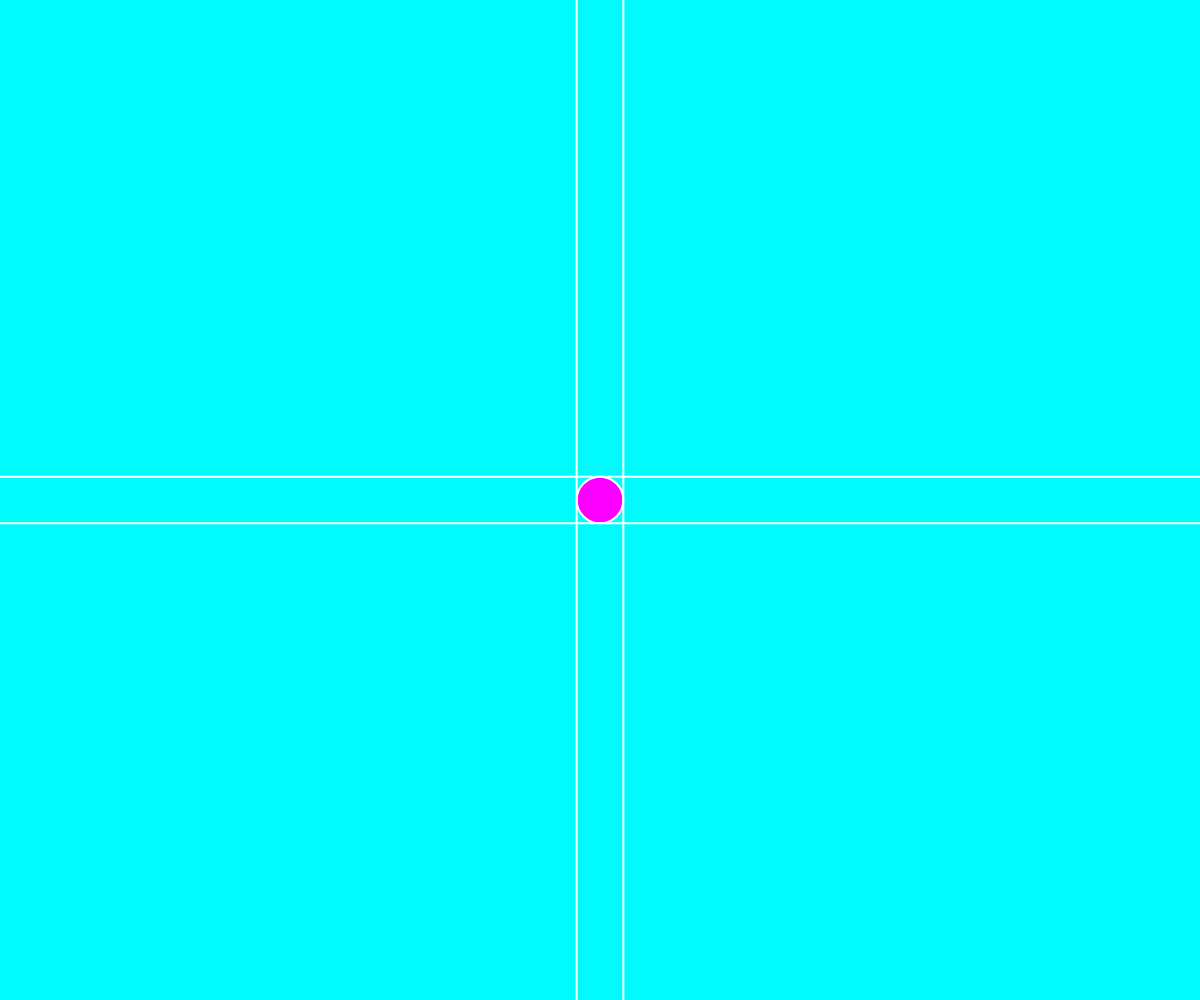
Frame 1 (no input)
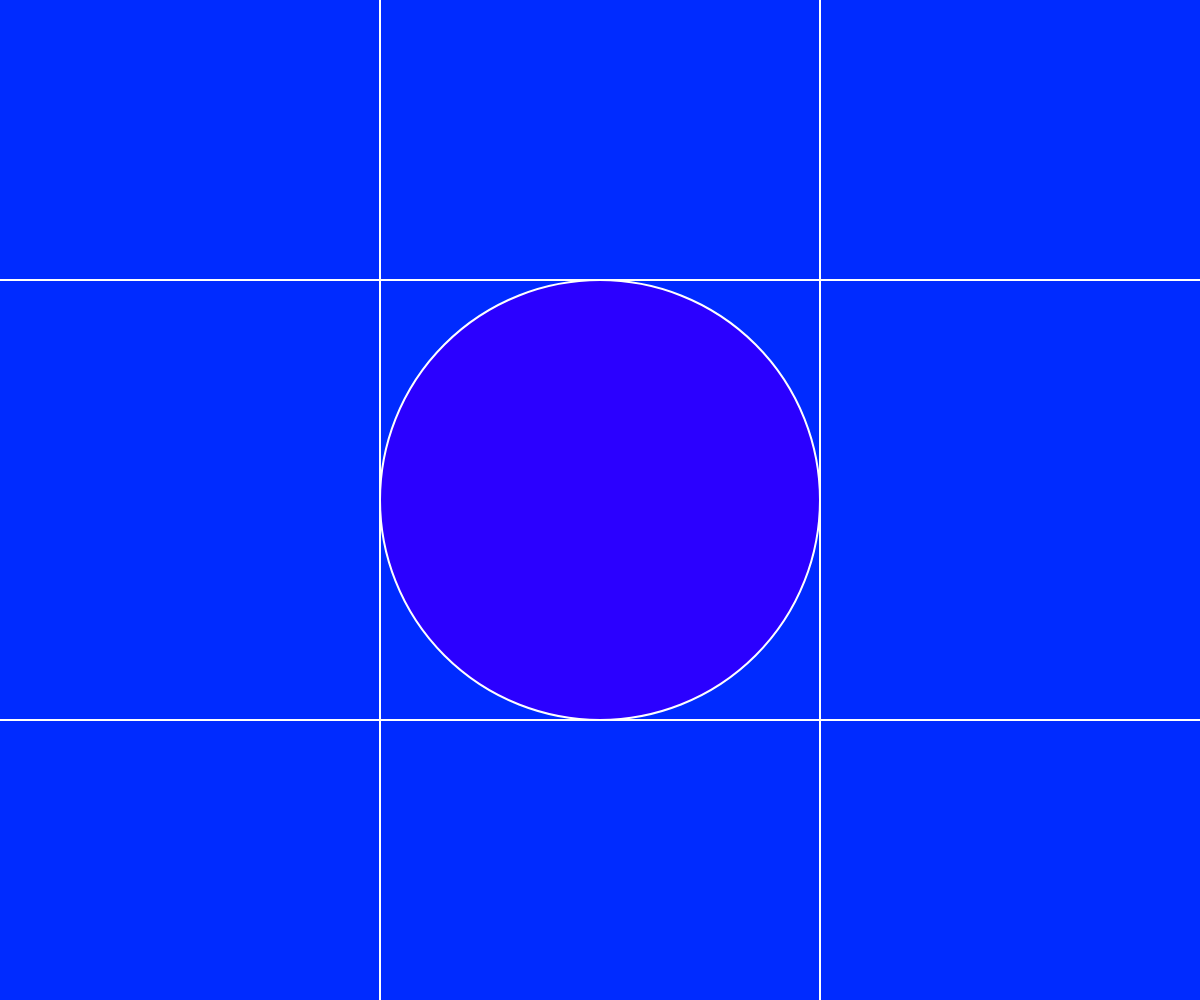
Frame 60 (no input)
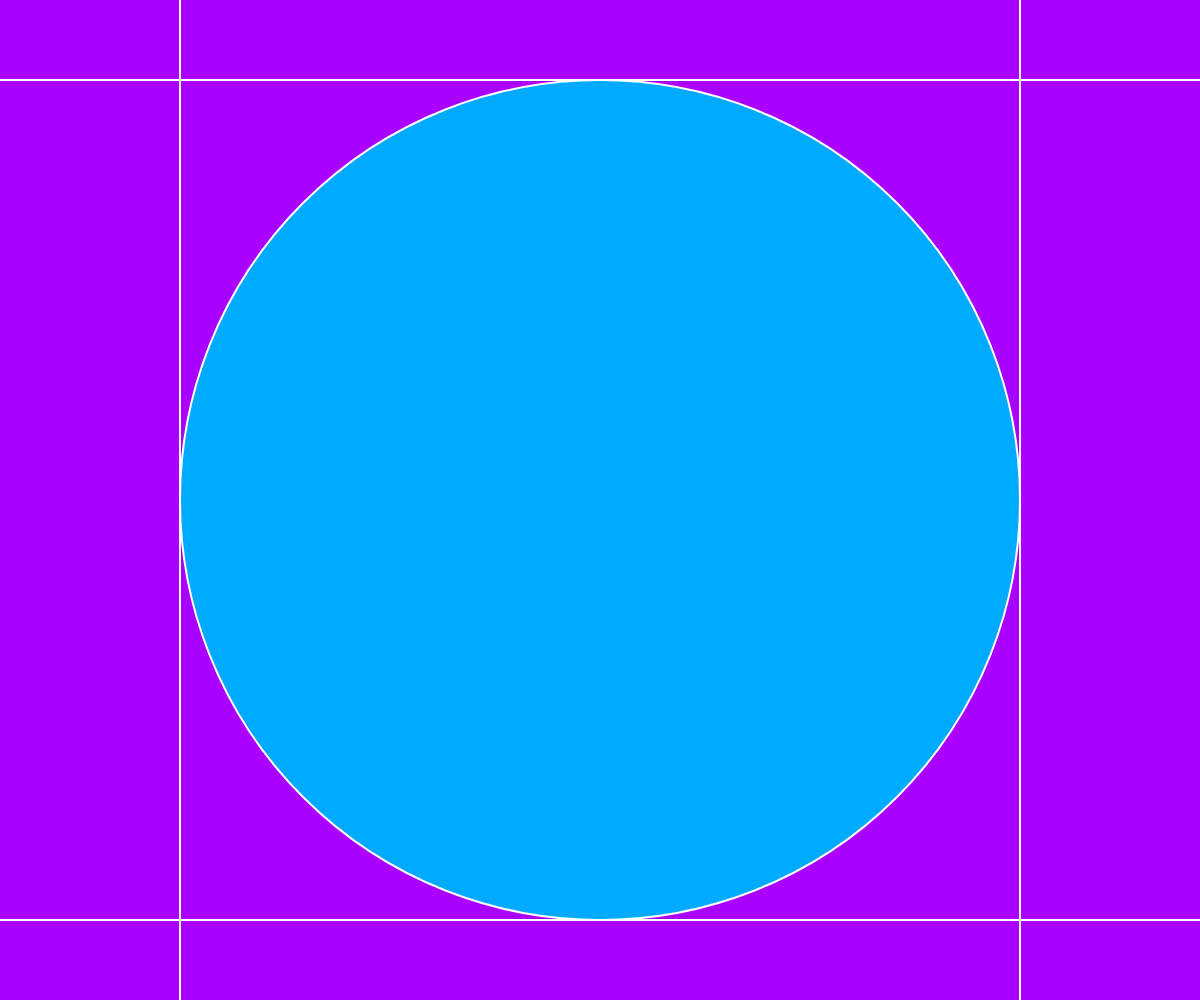
Frame 120 (the mouse pressed at the canvas centre since frame 60)

The p5.js sketch that drew these frames (run headless with seeded random() and noise() and a simulated clock; from frame 60 on, the mouse is pressed at the canvas centre):

// p5.js sketch
// ── sketch.js
// raggio
const minRadius = 20;

// quanti pixel in un secondo?
const speed = 200;

let radius = minRadius, inout = 1;

function setup() {
	createCanvas(windowWidth, windowHeight);
	colorMode(HSB);
	stroke(255);
	strokeWeight(2);
}

function windowResized() {
	resizeCanvas(windowWidth, windowHeight);
}

function draw(){
	radius += inout * (speed / Math.max(getFrameRate(), getTargetFrameRate()));

	if (radius >= Math.min(width / 2, height / 2) || radius <= minRadius){
		radius = Math.min(Math.min(width / 2, height / 2), Math.max(minRadius, radius));
		inout *= -1;
	}

	const colorStart = color(300, 100, 100);
	const colorEnd = color(180, 100, 100);

	const delta = map(radius, 20, Math.min(width / 2, height / 2), 0, 1, true);

	background(lerpColor(colorEnd, colorStart, delta));
	fill(lerpColor(colorStart, colorEnd, delta));
	ellipse(width / 2, height / 2, radius * 2);

	line(0, height / 2 - radius, width, height / 2 - radius);
	line(0, height / 2 + radius, width, height / 2 + radius);

	line(width / 2 - radius, 0, width / 2 - radius, height);
	line(width / 2 + radius, 0, width / 2 + radius, height);
}
